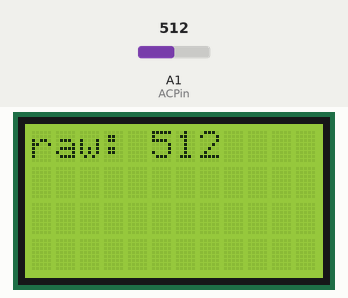
This sketch was run on a simulated Arduino Uno, built with avr-gcc and run on an emulated ATmega328P. Shown: 12×4 character LCD. The test bench sets the inputs (shaded band); at power-on: A1 (ACPin) = 512. What the sketch prints to the serial monitor is not drawn.

Above: at 1.2 s.
1.3 s: A1 (ACPin) set to 716
At 1.8 s:
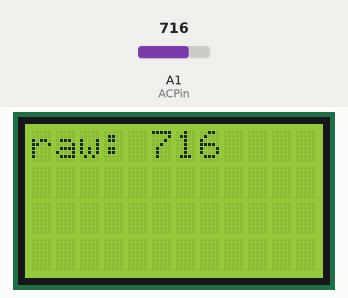
2.9 s: A1 (ACPin) set to 900
At 3.8 s:
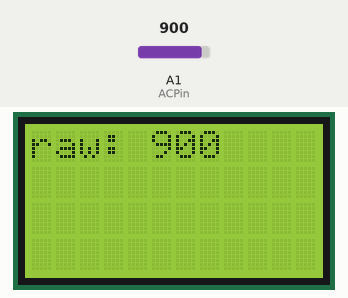
4.4 s: A1 (ACPin) set to 1023
At 4.9 s:
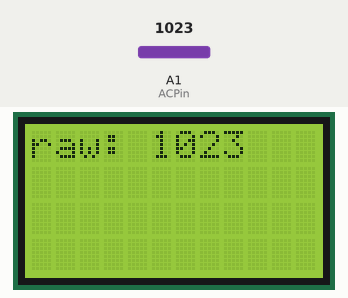
Timing chart, 0 to 7.4 s (numbered marks = the images above; inputs shaded):
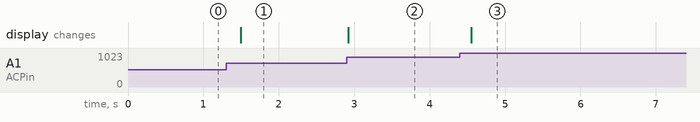

The sketch:

ACcurrent_test.ino
```cpp
#include <LiquidCrystal.h>
LiquidCrystal lcd(12,11,5,4,3,2);

const int ACPin = 1;
int value = 0;

void setup()
{
  Serial.begin(9600);
  lcd.begin(12,4);
}

void loop()
{
  value = analogRead(ACPin);
  Serial.println(value);
  lcd.clear();
  lcd.setCursor(0,0);
  lcd.print("raw: ");
  lcd.print(value);
  delay(200);
}
```

Measured:
- after the input at 1.3 s, the display: changes after 0.19 s (image 1)
- after the input at 2.9 s, the display: changes at once (image 2)
- after the input at 4.4 s, the display: changes after 0.15 s (image 3)
